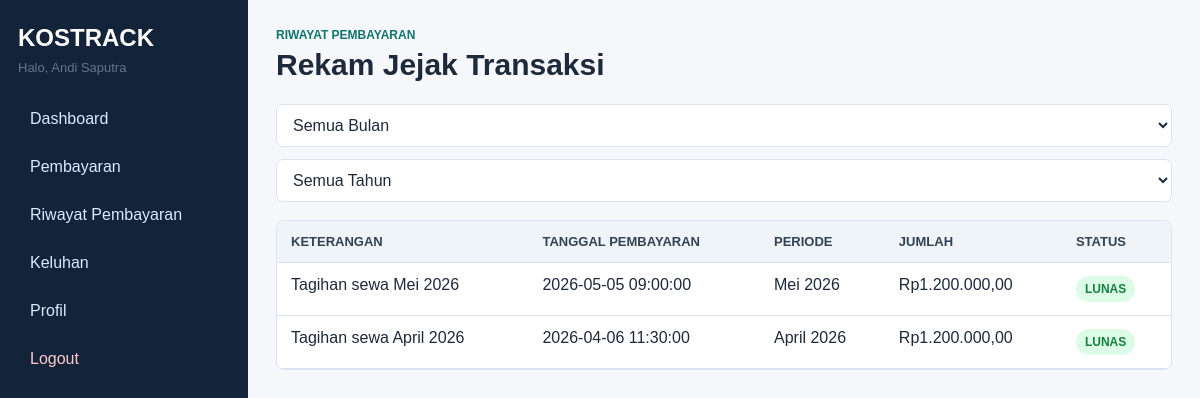
The app's page /index.php?route=penghuni/history (signed in) with its own data.
### tables this page shows
CREATE TABLE bills (
  id INT AUTO_INCREMENT PRIMARY KEY,
  tenant_id INT NOT NULL,
  period_month TINYINT NOT NULL,
  period_year SMALLINT NOT NULL,
  description VARCHAR(150) NOT NULL DEFAULT 'Tagihan sewa kost',
  amount DECIMAL(12,2) NOT NULL,
  status ENUM('belum_lunas','lunas') NOT NULL DEFAULT 'belum_lunas',
  due_date DATE DEFAULT NULL,
  created_at TIMESTAMP DEFAULT CURRENT_TIMESTAMP,
  UNIQUE KEY uq_bill_period (tenant_id, period_month, period_year),
  CONSTRAINT fk_bill_tenant FOREIGN KEY (tenant_id) REFERENCES tenants(id) ON DELETE CASCADE
);

### app/core/Controller.php (called while the page is built, shortened)
<?php
abstract class Controller
{
    protected function view(string $view, array $data = []): void
    {
        extract($data);
        $viewFile = __DIR__ . '/../views/' . $view . '.php';
        require __DIR__ . '/../views/layouts/header.php';
        require $viewFile;
        require __DIR__ . '/../views/layouts/footer.php';
    }
}

### app/controllers/PenghuniContoller.php (called while the page is built, shortened)
<?php
class PenghuniController extends Controller
{
    private function tenant(): array
    {
        $tenantModel = new Tenant();
        $tenant = $tenantModel->activeByUser((int) Auth::user()['id']);
        return $tenant;
    }
    public function history(): void
    {
        $tenant = $this->tenant();
        $this->view('penghuni/history', [
            'title' => 'Riwayat Pembayaran',
            'tenant' => $tenant,
            'history' => (new Bill())->history((int) $tenant['id']),
        ]);
    }
}

### index.php (called while the page is built, shortened)
<?php
require_once __DIR__ . '/../app/config/Database.php';
require_once __DIR__ . '/../app/core/helpers.php';
require_once __DIR__ . '/../app/core/Model.php';
require_once __DIR__ . '/../app/core/Controller.php';
$route = $_GET['route'] ?? 'auth/login';
[$controllerName, $method] = array_pad(explode('/', $route), 2, 'index');
(new $controllerClass())->$method();

### app/core/Model.php (called while the page is built, shortened)
<?php
abstract class Model
{
    public function __construct()
    {
        $this->db = Database::connect();
    }
}

### app/config/Database.php (called while the page is built)
<?php
class Database
{
    private static ?PDO $pdo = null;
    public static function connect(): PDO
    {
        if (self::$pdo === null) {
            $dsn = 'mysql:host=' . DB_HOST . ';dbname=' . DB_NAME . ';charset=utf8mb4';
            self::$pdo = new PDO($dsn, DB_USER, DB_PASS, [
                PDO::ATTR_ERRMODE => PDO::ERRMODE_EXCEPTION,
                PDO::ATTR_DEFAULT_FETCH_MODE => PDO::FETCH_ASSOC,
            ]);
        }
        return self::$pdo;
    }
}

### app/models/Bill.php (called while the page is built, shortened)
<?php
class Bill extends Model
{
    public function history(int $tenantId, ?int $month = null, ?int $year = null): array
    {
        $sql = "SELECT b.*, MAX(p.paid_at) AS paid_at, COALESCE(SUM(p.amount), 0) AS paid_amount
                FROM bills b
                LEFT JOIN payments p ON p.bill_id = b.id
                WHERE b.tenant_id = ?";
        $params = [$tenantId];
        $sql .= ' GROUP BY b.id ORDER BY b.period_year DESC, b.period_month DESC';
        $stmt = $this->db->prepare($sql);
        $stmt->execute($params);
        return $stmt->fetchAll();
    }
}

### app/core/helpers.php (called while the page is built, shortened)
<?php
function rupiah($number): string
{
    return 'Rp' . number_format((float) $number, 2, ',', '.');
}
function e(?string $value): string
{
    return htmlspecialchars((string) $value, ENT_QUOTES, 'UTF-8');
}
function month_name(int $month): string
{
    $names = [1 => 'Januari', 'Februari', 'Maret', 'April', 'Mei', 'Juni', 'Juli', 'Agustus', 'September', 'Oktober', 'November', 'Desember'];
    return $names[$month] ?? '-';
}

### app/view/penghuni/history.php (the view, shortened to what this page needs)
<header class="page-header">
    <div>
        <p class="eyebrow">Riwayat Pembayaran</p>
        <h1>Rekam Jejak Transaksi</h1>
    </div>
</header>
<section class="toolbar">
    <select id="historyMonth">
        <option value="">Semua Bulan</option>
    </select>
    <select id="historyYear">
        <option value="">Semua Tahun</option>
    </select>
</section>
<div class="table-wrap">
    <table>
        <thead>
        <tr>
            <th>Keterangan</th>
            <th>Tanggal Pembayaran</th>
            <th>Periode</th>
            <th>Jumlah</th>
            <th>Status</th>
        </tr>
        </thead>
        <tbody id="historyRows">
        <?php foreach ($history as $row): ?>
            <tr>
                <td><?= e($row['description']) ?></td>
                <td><?= e($row['paid_at'] ?: '-') ?></td>
                <td><?= month_name((int) $row['period_month']) ?> <?= e($row['period_year']) ?></td>
                <td><?= rupiah($row['amount']) ?></td>
                <td><span class="badge <?= $row['status'] === 'lunas' ? 'green' : 'red' ?>"><?= strtoupper(str_replace('_', ' ', $row['status'])) ?></span></td>
            </tr>
        <?php endforeach; ?>
        </tbody>
    </table>
</div>

### public/asset/css/style.css (style rules this page uses)
:root { --bg: #f6f7fb; --surface: #ffffff; --text: #1e293b; --muted: #64748b; --line: #dbe3ef; --primary: #0f766e; --primary-strong: #115e59; --accent: #2563eb; --danger: #dc2626; --warning: #b45309; --success: #15803d; --shadow: 0 12px 30px rgba(15, 23, 42, .08); }
* { box-sizing: border-box; }
body { margin: 0; font-family: Arial, Helvetica, sans-serif; background: var(--bg); color: var(--text); }
button, input, select, textarea { font: inherit; }
.page-header { display: flex; justify-content: space-between; align-items: end; gap: 16px; margin-bottom: 22px; }
h1, h2 { margin: 0; letter-spacing: 0; }
h1 { font-size: 30px; }
.eyebrow { margin: 0 0 6px; color: var(--primary); font-weight: 700; text-transform: uppercase; font-size: 12px; }
input, select, textarea { width: 100%; border: 1px solid var(--line); border-radius: 7px; padding: 11px 12px; background: #fff; color: var(--text); }
.toolbar { display: flex; flex-wrap: wrap; align-items: center; gap: 12px; margin: 18px 0; }
.table-wrap { width: 100%; overflow-x: auto; background: var(--surface); border: 1px solid var(--line); border-radius: 8px; }
table { width: 100%; border-collapse: collapse; min-width: 760px; }
th, td { padding: 13px 14px; border-bottom: 1px solid var(--line); text-align: left; vertical-align: top; }
th { background: #eef4f8; color: #334155; font-size: 13px; text-transform: uppercase; }
.badge { display: inline-flex; align-items: center; min-height: 26px; padding: 4px 9px; border-radius: 999px; font-size: 12px; font-weight: 800; }
.badge.green { background: #dcfce7; color: var(--success); }

### records on screen
bills: description "Tagihan sewa Mei 2026", paid_at "2026-05-05 09:00:00", period_month "Mei", period_year "2026", amount "Rp1.200.000,00", status "LUNAS"
bills: description "Tagihan sewa April 2026", paid_at "2026-04-06 11:30:00", period_month "April", period_year "2026", amount "Rp1.200.000,00", status "LUNAS"

### other values on screen
$user['full_name'] "Andi Saputra"
